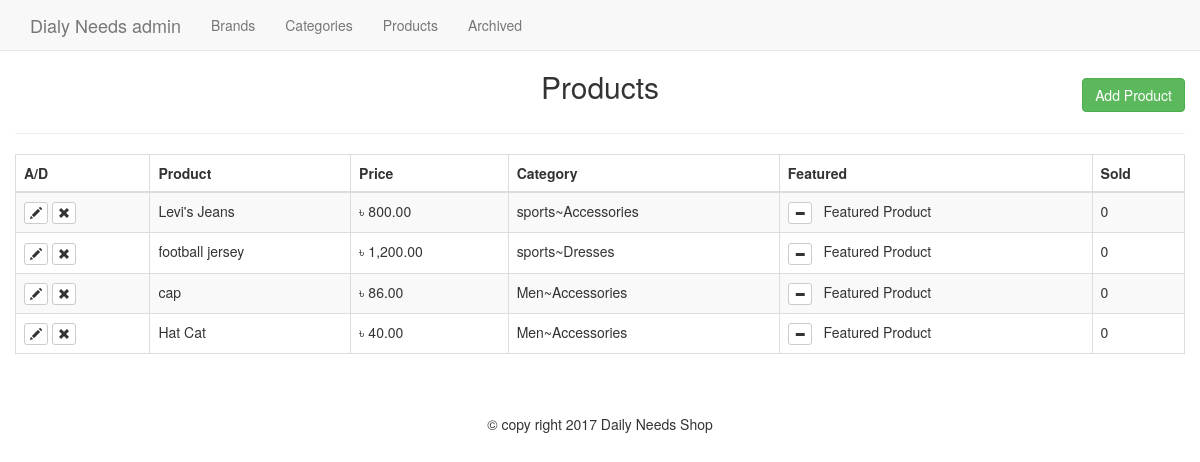
/admin/products.php, run on the app's committed database.
### tables this page shows
CREATE TABLE IF NOT EXISTS `products` (
  `id` int(11) NOT NULL,
  `title` varchar(255) NOT NULL,
  `price` decimal(10,2) NOT NULL,
  `list_price` decimal(10,2) NOT NULL,
  `brand` int(11) NOT NULL,
  `categories` varchar(255) NOT NULL,
  `image` varchar(255) NOT NULL,
  `description` text NOT NULL,
  `featured` tinyint(4) NOT NULL DEFAULT '0',
  `sizes` text NOT NULL,
  `deleted` tinyint(4) NOT NULL DEFAULT '0'
);

### helpers/helpers.php (called while the page is built, shortened)
<?php
function money($number)
{
  return '৳ '.number_format($number,2);
}

### admin/products.php (the view, shortened to what this page needs)
<?php
require_once $_SERVER['DOCUMENT_ROOT'].'/teacher/core/init.php';
include 'includes/head.php';
include 'includes/navigation.php';
$dbpath ='';
if (isset($_GET['add']) || isset($_GET['edit'])) {
  $brand_query = $db->query("SELECT * FROM brand ORDER BY brand_name");
  $parent_query = $db->query("SELECT * FROM categories WHERE parent = 0 ORDER BY category ");
  $title = ((isset($_POST['title']) && $_POST['title'] != '')?sanitize($_POST['title']):'');
  $qamount_array = array();
  $brand = ((isset($_POST['brand']) && !empty($_POST['title']))?sanitize($_POST['brand']):'');
  $parent = ((isset($_POST['parent']) && !empty($_POST['parent']))?sanitize($_POST['parent']):'');
  $category_var = ((isset($_POST['child']) && !empty($_POST['child']))?sanitize($_POST['child']):'');
  $price = ((isset($_POST['price']) && $_POST['price'] != '')?sanitize($_POST['price']):'');
  $list_price = ((isset($_POST['unit_amount']) && $_POST['unit_amount'] != '')?sanitize($_POST['unit_amount']):'');
  $description = ((isset($_POST['description']) && $_POST['description'] != '')?sanitize($_POST['description']):'');
    $sizes_qamount = ((isset($_POST['qamount']) && $_POST['qamount'] != '')?sanitize($_POST['qamount']):'');
    $sizes_qamount = rtrim($sizes_qamount,',');
    $saved_image = '';
  if(isset($_GET['edit']))
  {
    $edit_id = (int)$_GET['edit'];
    $product_result = $db->query("SELECT * FROM products WHERE id = '$edit_id'");
    $product_res = mysqli_fetch_assoc($product_result);
      if(isset($_GET['delete_image'])){
        $image_url = $_SERVER['DOCUMENT_ROOT'].$product_res['image'];echo $image_url;
        unlink($image_url);
        $db->query("UPDATE products SET image = '' WHERE id = '$edit_id'");
        header('Location: products.php?edit='.$edit_id);
      }
    $title =((isset($_POST['title']) && $_POST['title'] != '')?sanitize($_POST['title']): $product_res['title']);
    $category_var = ((isset($_POST['child']) && $_POST['child'] != '' )?sanitize($_POST['child']):$product_res['categories']);
    $brand =((isset($_POST['brand']) && $_POST['brand'] != '')?sanitize($_POST['brand']):$product_res['brand']);
    $parentQ = $db->query("SELECT * FROM categories WHERE id = '$category_var'");
    $parent_result2 = mysqli_fetch_assoc($parentQ);
    $parent =((isset($_POST['parent']) && $_POST['parent'] != '')?sanitize($_POST['parent']):$parent_result2['parent']);
    $price =((isset($_POST['price']) && $_POST['price'] != '')?sanitize($_POST['price']): $product_res['price']);
    $list_price = ((isset($_POST['unit_amount']) && $_POST['unit_amount'] != '')?sanitize($_POST['unit_amount']):$product_res['list_price']);
    $description = ((isset($_POST['description']) && $_POST['description'] != '')?sanitize($_POST['description']):$product_res['description']);
    $sizes_qamount = ((isset($_POST['qamount']) && $_POST['qamount'] != '')?sanitize($_POST['qamount']):$product_res['sizes']);
    $sizes_qamount = rtrim($sizes_qamount,',');
    $saved_image = (($product_res['image'] != '')?$product_res['image']:'');
    $dbpath = $saved_image;
  }
  if(!empty($sizes_qamount)){
    $qamount_string = sanitize($sizes_qamount);
    $qamount_string = rtrim($qamount_string,',');
    $qamount_array = explode(',',$qamount_string);
    $sarray = array();
    $qarray = array();
    foreach ($qamount_array as $ss) {
      $s = explode(':',$ss);
      $sarray[] = $s[0];
      $qarray[] = $s[1];
    }
  }else {
    $qamount_array = array();
  }
if($_POST){
  $errors = array();
  $required = array('title','brand','price','parent','child','qamount');
  foreach ($required as $field ) {
    if($_POST[$field] == ''){
      $errors[] = 'All fields with and Astrisk are required.';
      break;
    }
  }
  if (!empty($_FILES)) {
    $photo = $_FILES['photo'];
    $name = $photo['name'];
    $nameArray = explode('.',$name);
    $fileName = $nameArray[0];
    $fileExt = $nameArray[1];
    $mime = explode('/',$photo['type']);
    $mimeType = $mime[0];
    $mimeExt = $mime[1];
    $tmpLoc = $photo['tmp_name'];
    $fileSize = $photo['size'];
    $allowed = array('png','jpg','jpeg','gif');
    $upload_name = md5(microtime()).'.'.$fileExt;
    $upload_path = BASEURL.'image/products/'.$upload_name;
    $dbpath = '/teacher/image/products/'.$upload_name;
    if($mimeType != 'image'){
      $errors[] = 'The file must be an image .';
    }
    if (!in_array($fileExt, $allowed)) {
      $errors[] = 'The file extension  must be an png,jpg, jpeg, or gif ';
    }
    if($fileSize > 15000000){
      $errors[] = 'The file size must be under 15MB';
    }
    if ($fileExt != $mimeExt && ($mimeExt == 'jpeg' && $fileExt != 'jpg')) {
      $errors[] = 'The file extansion does not match the file';
    }
  }
  if(!empty($errors)){
    echo display_errors($errors);
  }else{
    if(!empty($_FILES)){
    move_uploaded_file($tmpLoc,$upload_path);
  }
    $insertSql = "INSERT INTO products (`title`,`price`,`list_price`,`brand`,`categories`,`sizes`,`image`,`description`)
     VALUES ('$title','$price','$list_price','$brand','$category_var','$sizes_qamount','$dbpath','$description')";
     if(isset($_GET['edit']))
     {
       $insertSql = "UPDATE products SET title = '$title', price = '$price', list_price = '$list_price',
       brand = '$brand', categories = '$category_var', sizes = '$sizes_qamount', image = '$dbpath', description = '$description'
       WHERE id = '$edit_id'";
       $db->query($insertSql);
       header('Location: products.php');
     }
     $db->query($insertSql);
     header('Location: products.php');
  }
}
?>
<h2 class="text-center"><?=((isset($_GET['edit']))?'Edit':'Add A New'); ?> Product </h2><hr>
  <form action="products.php?<?=((isset($_GET['edit']))?'edit='.$edit_id:'add=1'); ?>" method="POST" enctype="multipart/form-data">
    <div class="form-group col-md-3">
      <label for= "title">Title* </label>
      <input type="text" class="form-control" name="title" id="title" value="<?=$title; ?>">
    </div>
    <div class="form-group col-md-3">
        <label for="brand">Brand</label>
        <select class="form-control" id="brand" name="brand">
          <option value=""<?=(($brand == '' )?'selected':''); ?>></option>
          <?php while($b = mysqli_fetch_assoc($brand_query)) : ?>
            <option value="<?=$b['id'];?>"<?=(($brand == $b['id'] )?'selected':''); ?>><?= $b['brand_name'];?></option>
            <<?php endwhile; ?>
        </select>
    </div>
    <div class="form-group col-md-3">
      <label for="parent">Parent Category</label>
      <select class="form-control" id="parent" name="parent">
        <option value=""<?=(($parent == '')?'selected':'');?>></option>
        <?php while($p = mysqli_fetch_assoc($parent_query)) : ?>
        <option value="<?= $p['id']; ?>"<?=(($parent == $p['id'])?'selected':'') ?>><?=$p['category']; ?></option>
      <?php endwhile;  ?>
      </select>
    </div>
    <div class="form-group col-md-3">
      <label for="child">Child Categories:</label>
      <select class="form-control" name="child" id="child">
      </select>
    </div>
    <div class="form-group col-md-3">
      <label for="price">Price*:</label>
      <input type="text" id="price" name="price" class="form-control" value="<?=$price;?>">
    </div>
    <div class="form-group col-md-3">
      <label for="unit_amount">Unit Amount:</label>
      <input type="text" id="unit_amount" name="unit_amount" class="form-control" value="<?=$list_price;?>">
    </div>
    <div class="form-group col-md-3">
      <label for="quant">Quantity:</label>
      <button class="btn btn-default form-control" onclick="jQuery('#sizesModal').modal('toggle');return false;">Quantity</button>
    </div>
    <div class="form-group col-md-3">
      <label for="qamount">Sizes & Quantity preview:</label>
      <input type="text" class= "form-control" name="qamount" id="qamount" value="<?=  $sizes_qamount; ?>"readonly>
    </div>
    <div class="form-group col-md-6">
      <?php if($saved_image != ''): ?>
        <div class="saved-image">
            <img src="<?=$saved_image;?>" alt="Saved image"><br>
            <a href="products.php?delete_image=1&edit=<?=$edit_id;?>" class="text-danger">Delete Image</a>
        </div>
      <?php else: ?>
      <label for="photo">Product photo</label>
      <input type="file" id="photo" class="form-control" name="photo">
      <?php endif; ?>
    </div>
    <div class="from-group col-md-6">
      <label for="description">Description:</label>
      <textarea style="margin-bottom:10px;" id="description" class="form-control" name="description" rows="6"><?=$description; ?></textarea>
    </div><hr>
    <div class="form-group pull-right">
      <a href="products.php" class="btn btn-default">Cancel</a></label>
      <input type="submit" value="<?=((isset($_GET['edit']))?'Edit':'Add') ?> Product" class="btn btn-success">
    <div class="clearfix"></div>
  </div>
  </form>
<div class="modal fade" id="sizesModal" tabindex="-1" role="dialog" aria-labelledby="sizesModalLabel">
  <div class="modal-dialog modal-lg" role="document">
    <div class="modal-content">
      <div class="modal-header">
        <button type="button" class="close" data-dismiss="modal" aria-label="Close"><span aria-hidden="true">&times;</span></button>
        <h4 class="modal-title" id="sizesModalLabel">Size and quantity</h4>
      </div>
      <div class="modal-body">
        <div class="container-fluid">
          <?php for($i=1;$i<=12;$i++): ?>
            <div class="form-group col-md-4">
                <label for="size<?=$i;?>">Size:</label>
                <input type="text"  name="size<?=$i; ?> " id="size<?=$i; ?>" value="<?=((!empty($sarray[$i-1]))?$sarray[$i-1]:'');?>" class="form-control">
            </div>
            <div class="form-group col-md-2">
                <label for="qty<?=$i;?>">Quantity:</label>
                <input type="number"  name="qty<?=$i; ?> " id="qty<?=$i; ?>" value="<?=((!empty($qarray[$i-1]))?$qarray[$i-1]:'');?>" min="0" class="form-control">
            </div>
          <?php endfor; ?>
      </div>
    </div>
      <div class="modal-footer">
        <button type="button" class="btn btn-default" data-dismiss="modal">Close</button>
        <button type="button" class="btn btn-primary" onclick="updateSizes();jQuery('#sizesModal').modal('toggle');return false;">Save changes</button>
      </div>
    </div>
  </div>
</div>
<?php } else{
$sql = "SELECT * FROM products WHERE deleted = 0";
$presult = $db->query($sql);
 ?>
<h2 class="text-center">Products</h2>
<a href="products.php?add=1" class="btn btn-success pull-right" id="add-product-btn" >Add Product</a><div class="clearfix"></div>
<table class="table table-bordered table-condenced table-striped"><hr>
      <thead>
          <th>A/D</th>
          <th>Product</th>
          <th>Price</th>
          <th>Category</th>
          <th>Featured</th>
          <th>Sold</th>
      </thead>
      <tbody>
        <?php while($product = mysqli_fetch_assoc($presult)):
          $child_id = $product['categories'];
          $cat_sql    =    "SELECT * FROM categories WHERE id = '$child_id'";
          $cat_query  =    $db->query($cat_sql);
          $child_result =  mysqli_fetch_assoc($cat_query);
          $parent_id    =  $child_result['parent'];
          $parent_sql   =   "SELECT * FROM categories WHERE id = '$parent_id'";
          $parent_query =  $db->query($parent_sql);
          $parent_result = mysqli_fetch_assoc($parent_query);
          $category_final = $parent_result['category'].'~'.$child_result['category'];
          ?>
          <tr>
            <td>
               <a href="products.php?edit=<?=$product['id']; ?>" class="btn btn-xs btn-default"><span class="glyphicon glyphicon-pencil"></span></a>
               <a href="products.php?delete=<?=$product['id']; ?>"  class="btn btn-xs btn-default"><span class="glyphicon glyphicon-remove"></span></a>
            </td>
            <td><?php echo $product['title']; ?></td>
            <td><?=money($product['price']); ?></td>
            <td><?= $category_final; ?></td>
            <td><a href="products.php?featured=<?=(($product['featured'] == 0)?'1':'0');?>&id=<?=$product['id'];?>" class="btn btn-xs btn-default">
            <span class="glyphicon glyphicon-<?=(($product['featured'] == 1 )?'minus':'plus');?>"></span>
          </a> &nbsp <?=(($product['featured'] == 1)?'Featured Product':''); ?></td>
            <td>0</td>
          </tr>
        <?php endwhile; ?>
      </tbody>
</table>
<?php }include 'includes/footer.php'; ?>

### css/style.css (style rules this page uses)
body { padding-top: 50px; }
#add-product-btn { margin-top: -35px; }

### data on the page
products: title "Levi's Jeans", price "৳ 800.00", category_final "sports~Accessories", featured 1 (drawn)
products: title "football jersey", price "৳ 1,200.00", category_final "sports~Dresses", featured 1 (drawn)
products: title "cap", price "৳ 86.00", category_final "Men~Accessories", featured 1 (drawn)
products: title "Hat Cat", price "৳ 40.00", category_final "Men~Accessories", featured 1 (drawn)
